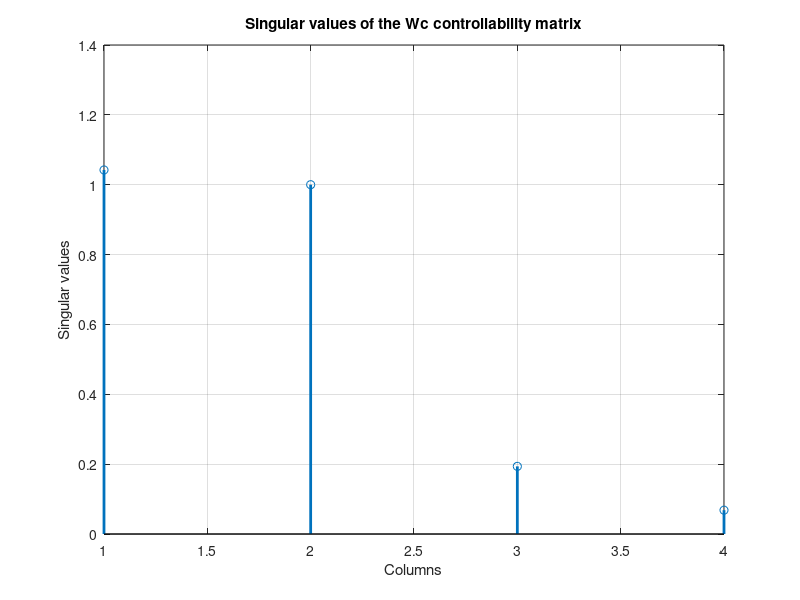

The MATLAB source for this figure:
% Definição da matriz A
mu = 0.00563;
v = 0.05;
alpha = 0.08;
Delta = 1;
gamma = 1/14;
eta = 0.2;
epsilon = 0.034;
rho = 0.3;

A = [-mu , 0, 0, 0;
    0, -(gamma + mu + eta), 0, 0;
    0, eta - epsilon, -(rho + mu), 0;
    0, gamma, rho, -mu];
% Definição da matriz B corrigida
B = [1 0;0 1;0 0;0 0];

% Verificação da controlabilidade
Wc = [B, A*B, A^2*B, A^3*B];
rank_Wc = rank(Wc);

% Verificação do posto
if rank_Wc == 4
    disp('O sistema é completamente controlável.');
else
    disp('O sistema pode não ser completamente controlável.');
end

% Mostrar o posto da matriz Wc
disp(['Posto da matriz Wc: ' num2str(rank_Wc)]);

    % Geração dos valores singulares
singular_values = svd(Wc);

% Índices dos valores singulares maiores que zero
nonzero_indices = find(singular_values > 0);

% Plotagem dos valores singulares maiores que zero
figure;
stem(nonzero_indices, singular_values(nonzero_indices), 'LineWidth', 2);
xlabel('Columns');
ylabel('Singular values');
title('Singular values of the Wc controllability matrix');
grid on;

    % Mostrar o posto da matriz Wc
    disp(['Posto da matriz Wc: ' num2str(rank_Wc)]);
